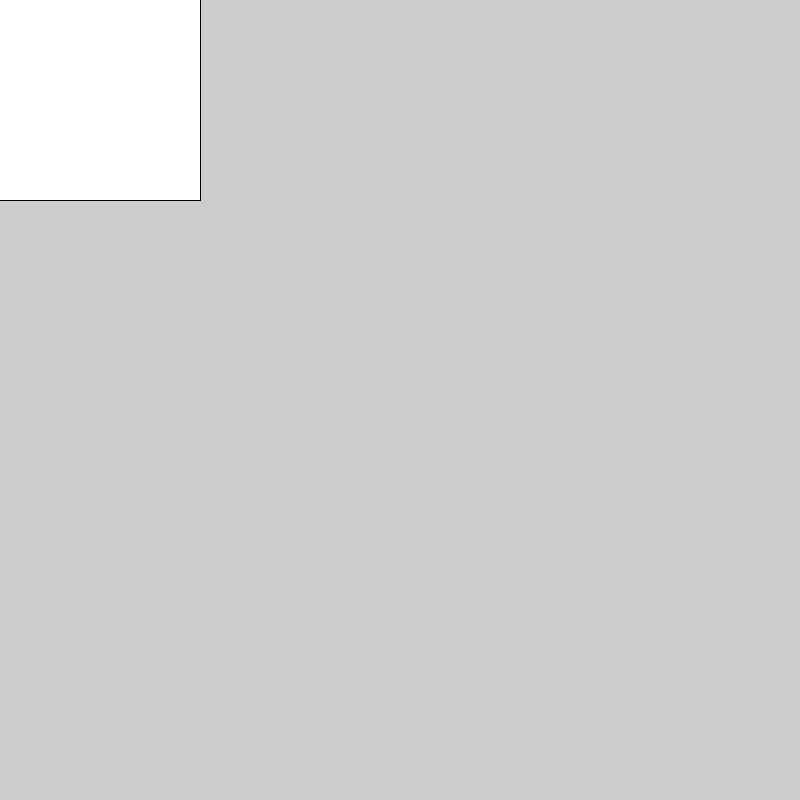
Frame 1 (no input)
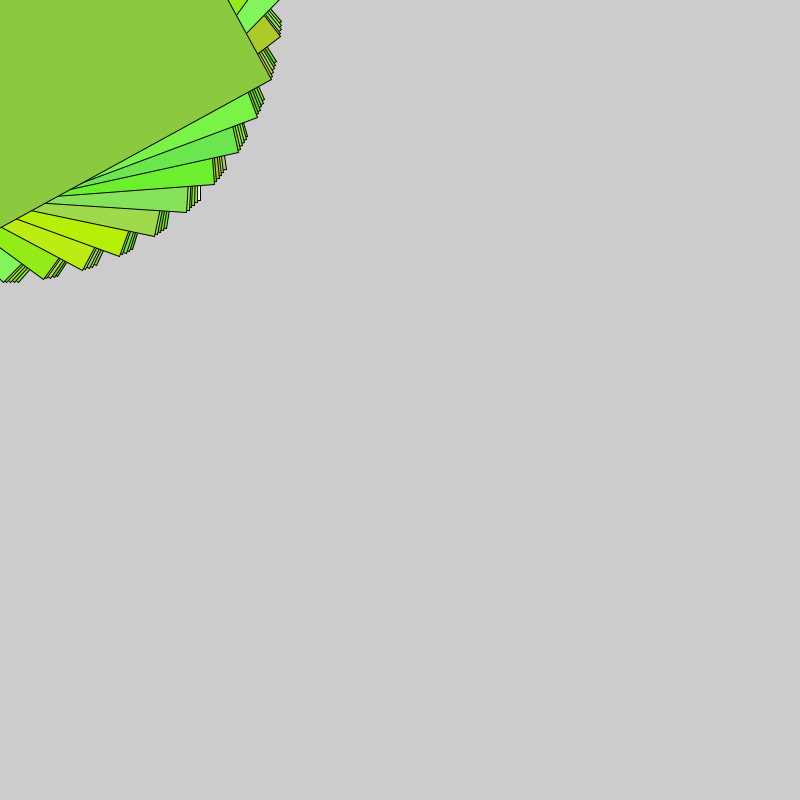
Frame 60 (the mouse pressed at the canvas centre just before this capture)
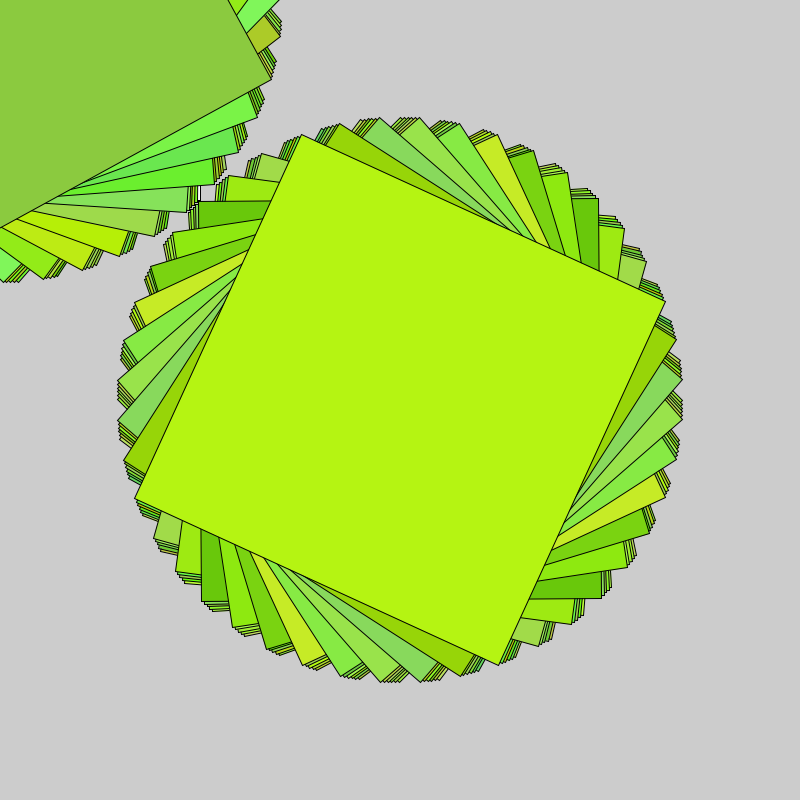
Frame 120 (the mouse held since frame 60 and released just before this capture)

The Processing sketch that drew these frames (run headless with seeded random() and noise(); from frame 60 on, the mouse is pressed at the canvas centre):

// Processing sketch: processing_74884
// ── processing_74884.pde

float angle = 0.0;
   void setup() {
     size(800, 800);
     smooth();
     frameRate(30);
}
   void draw() {
     translate(mouseX, mouseY);
     rotate(angle);
     rect(-200, -200, 400, 400);
     fill(random(100, 200), random(200, 255), random(0, 100));
     angle += 3;
}
